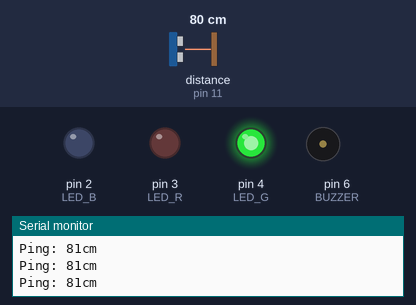
A sketch run on a simulated Arduino Uno, built with avr-gcc and run on an emulated ATmega328P. Parts: output pins drawn as LEDs (lit = HIGH), buzzer (waves = sounding, pin HIGH), the last lines printed to the serial monitor. The inputs (shaded band) are chosen by the test bench; at power-on: distance to the obstacle (sensor on pin 11) 80 cm. The echo pulse lasts 58.3 µs per cm.

Above: at 1.2 s.
1.3 s: distance to the obstacle (sensor on pin 11) set to 33 cm
4.3 s: distance to the obstacle (sensor on pin 11) set to 29 cm
At 4.6 s:
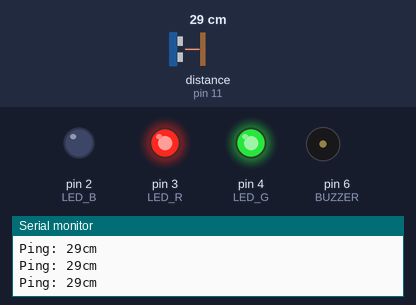
5.8 s: distance to the obstacle (sensor on pin 11) set to 12 cm
8.8 s: distance to the obstacle (sensor on pin 11) set to 9 cm
At 9.4 s:
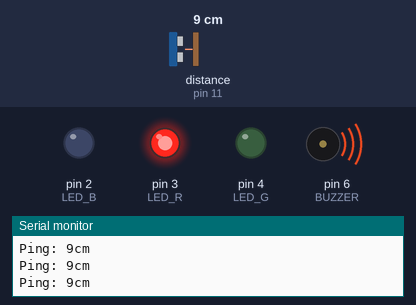
Timing chart, 0 to 11.3 s (numbered marks = the images above; inputs shaded):
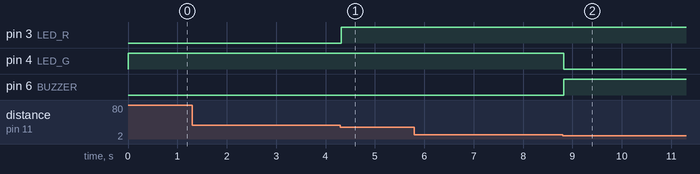

Measured:
- the behaviour switches between 31 and 30 cm on distance to the obstacle (sensor on pin 11) (found by bisection; images 0 and 1)
- the behaviour switches between 11 and 10 cm on distance to the obstacle (sensor on pin 11) (found by bisection; images 1 and 2)
- after the input at 4.3 s, pin 3 (LED_R): LOW → HIGH at once
- after the input at 8.8 s, pin 4 (LED_G): HIGH → LOW at once; pin 6 (BUZZER): LOW → HIGH at once

The sketch:

MesafeSensoru_Led_Buzzer.ino
```cpp
#define LED_B 2
#define LED_R 3
#define LED_G 4
#define BUZZER 6
#include <NewPing.h>

#define TRIGGER_PIN 12
#define ECHO_PIN 11
#define MAX_DISTANCE 200

NewPing sonar(TRIGGER_PIN, ECHO_PIN, MAX_DISTANCE);

void setup() {

  Serial.begin(9600);

  pinMode(LED_R, OUTPUT);
  pinMode(LED_G, OUTPUT);
  pinMode(LED_B, OUTPUT);
  pinMode(BUZZER, OUTPUT);

  digitalWrite(LED_R, 0);
  digitalWrite(LED_G, 0);
  digitalWrite(LED_B, 0);
}

void loop() {

  int distance = sonar.ping_cm();
  Serial.print("Ping: ");
  Serial.print(distance);
  Serial.println("cm");

  if (distance > 30) {
    digitalWrite(LED_G, 1);
    digitalWrite(LED_R, 0);
    digitalWrite(BUZZER, 0);
  } else if (distance > 10 && distance <= 30) {
    digitalWrite(LED_R, 1);
    digitalWrite(LED_G, 1);
    digitalWrite(BUZZER, 0);
  } else if (distance <= 10) {
    digitalWrite(LED_R, 1);
    digitalWrite(LED_G, 0);
    digitalWrite(BUZZER, 1);
  }
}
```
